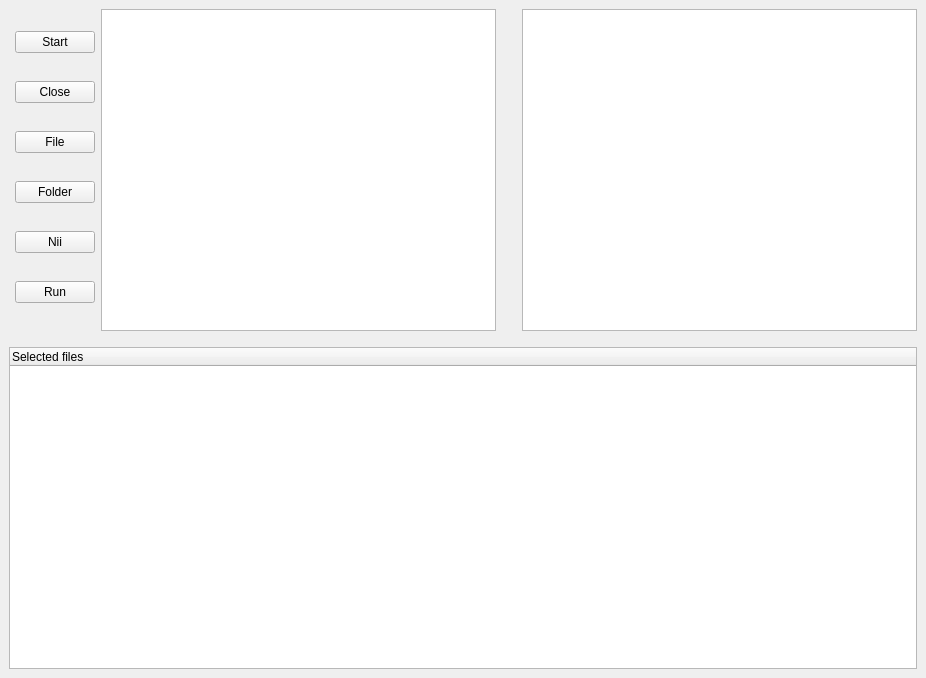
<?xml version="1.0" encoding="UTF-8"?>
<ui version="4.0">
 <class>MainWindow</class>
 <widget class="QMainWindow" name="MainWindow">
  <property name="geometry">
   <rect>
    <x>0</x>
    <y>0</y>
    <width>926</width>
    <height>678</height>
   </rect>
  </property>
  <property name="windowTitle">
   <string>MainWindow</string>
  </property>
  <widget class="QWidget" name="centralwidget">
   <layout class="QGridLayout" name="gridLayout">
    <item row="0" column="1">
     <layout class="QVBoxLayout" name="verticalLayout">
      <item>
       <widget class="QPushButton" name="pushButton_5">
        <property name="text">
         <string>Start</string>
        </property>
       </widget>
      </item>
      <item>
       <widget class="QPushButton" name="pushButton_6">
        <property name="text">
         <string>Close</string>
        </property>
       </widget>
      </item>
      <item>
       <widget class="QPushButton" name="pushButton_3">
        <property name="text">
         <string>File</string>
        </property>
       </widget>
      </item>
      <item>
       <widget class="QPushButton" name="pushButton_2">
        <property name="text">
         <string>Folder</string>
        </property>
       </widget>
      </item>
      <item>
       <widget class="QPushButton" name="pushButton">
        <property name="text">
         <string>Nii</string>
        </property>
       </widget>
      </item>
      <item>
       <widget class="QPushButton" name="pushButton_4">
        <property name="text">
         <string>Run</string>
        </property>
       </widget>
      </item>
     </layout>
    </item>
    <item row="0" column="2">
     <layout class="QGridLayout" name="gridLayout_2">
      <item row="0" column="8">
       <spacer name="horizontalSpacer">
        <property name="orientation">
         <enum>Qt::Horizontal</enum>
        </property>
        <property name="sizeType">
         <enum>QSizePolicy::Fixed</enum>
        </property>
        <property name="sizeHint" stdset="0">
         <size>
          <width>20</width>
          <height>0</height>
         </size>
        </property>
       </spacer>
      </item>
      <item row="0" column="7">
       <widget class="QListWidget" name="listWidget_2"/>
      </item>
      <item row="0" column="9">
       <widget class="QListWidget" name="listWidget"/>
      </item>
     </layout>
    </item>
    <item row="15" column="0" colspan="3">
     <widget class="QTreeWidget" name="treeWidget_2">
      <property name="styleSheet">
       <string notr="true"/>
      </property>
      <column>
       <property name="text">
        <string>Selected files</string>
       </property>
      </column>
     </widget>
    </item>
    <item row="1" column="2">
     <spacer name="verticalSpacer">
      <property name="orientation">
       <enum>Qt::Vertical</enum>
      </property>
      <property name="sizeType">
       <enum>QSizePolicy::Preferred</enum>
      </property>
      <property name="sizeHint" stdset="0">
       <size>
        <width>10</width>
        <height>10</height>
       </size>
      </property>
     </spacer>
    </item>
   </layout>
  </widget>
 </widget>
 <resources/>
 <connections/>
</ui>
